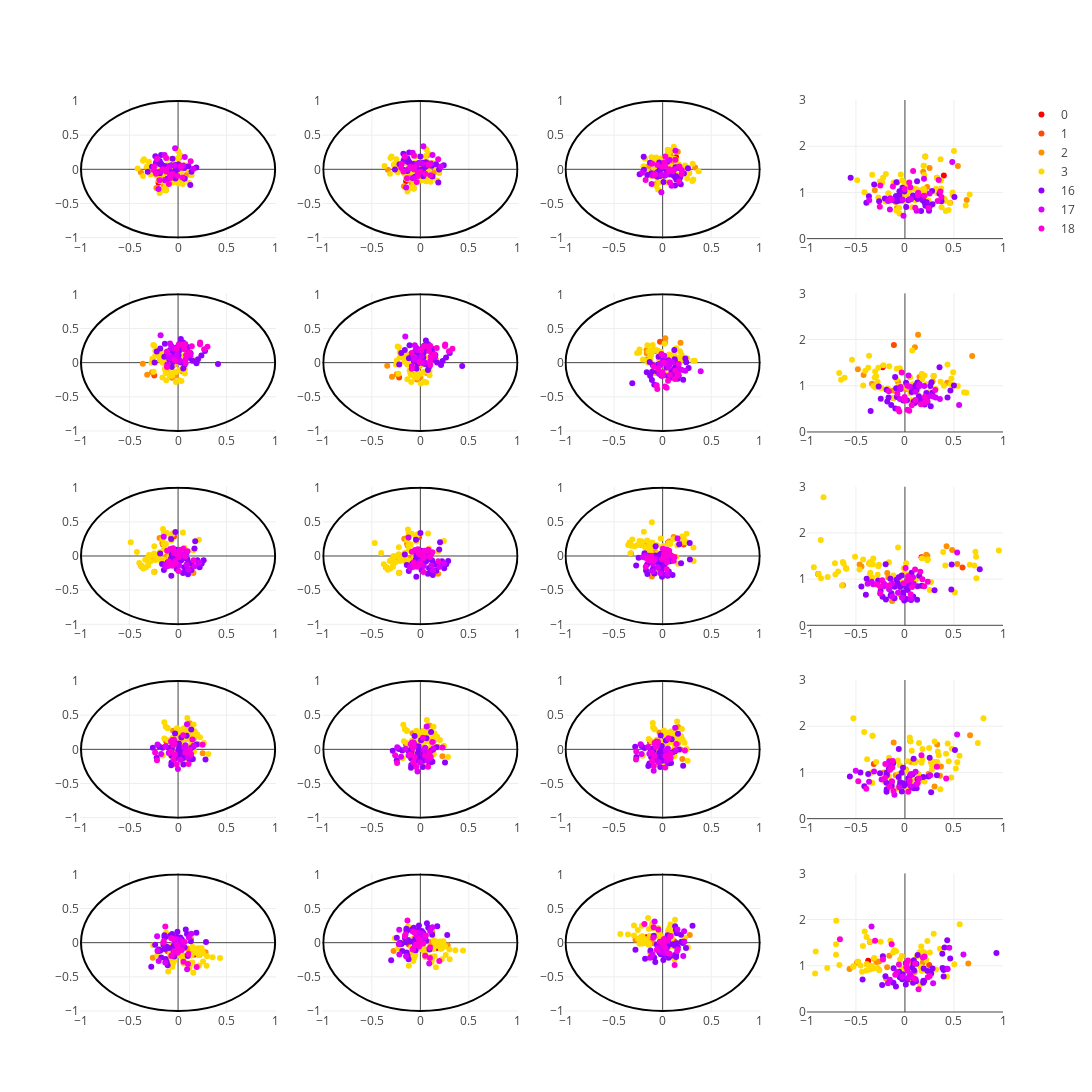

The code cell stored with this chart in its notebook:
### Code cell
# Plot first 5 2D spaces.
plot_ALL_wordnet_per_level(hyp_model, gaussians, list(range(5)), labeled_word_dict, ratio_words=1)
